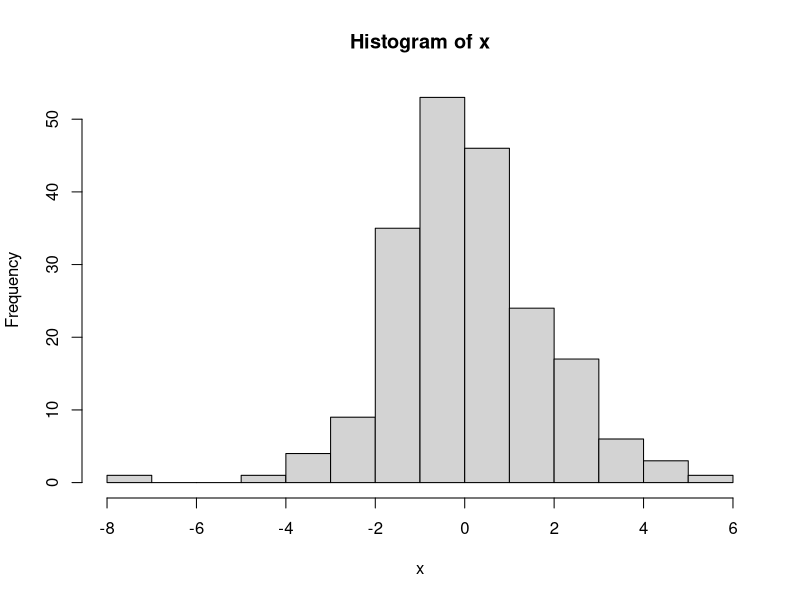
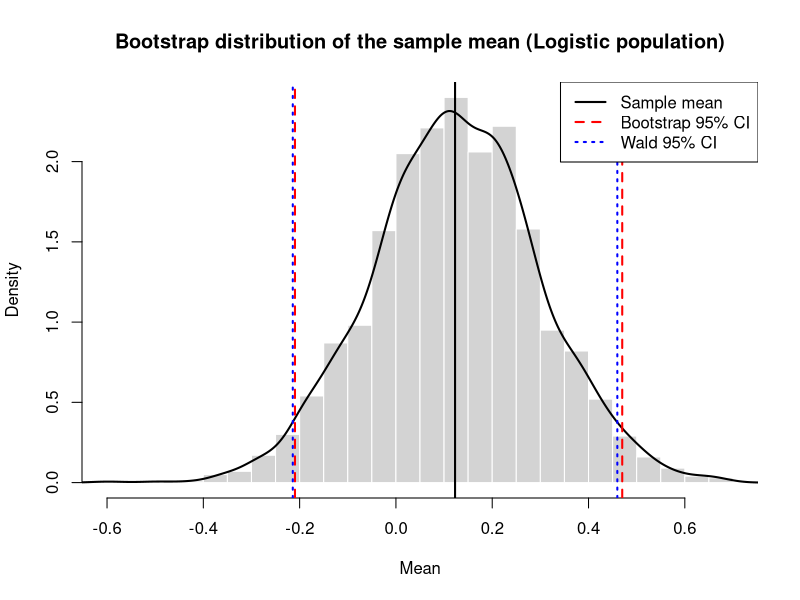

Write R code to recreate these figures, in order.
## ---- chunk 1
# Load necessary library
library(stats)

# Step 1: Generate random numbers from a logistic distribution
set.seed(123)  # For reproducibility
n <- 200
true_mu <- 0
true_s <- 1

# Logistic random variables
x <- rlogis(n, location = true_mu, scale = true_s)

# View
hist(x)
## ---- chunk 2
# Estimate mean and scale
mu_hat <- mean(x)
s_hat  <- sd(x) * sqrt(3)/pi   # approximate logistic scale from SD

# Variance of the sample mean using logistic formula
var_mu <- (pi^2 * s_hat^2) / (3 * n)  # Var(mean) = Var(X)/n
se_mu  <- sqrt(var_mu)

# 95% Wald CI
z <- qnorm(0.975)
ci_wald <- mu_hat + c(-1,1) * z * se_mu
ci_wald
## ---- chunk 3
set.seed(123)
B <- 1000  # number of bootstrap samples
mu_boot <- replicate(B, {
  xb <- sample(x, replace = TRUE)
  mean(xb)
})

# 95% percentile bootstrap CI
ci_boot <- quantile(mu_boot, probs = c(0.025, 0.975))
ci_boot
## ---- chunk 4
# libraries
library(ggplot2)
library(dplyr)

# Bootstrap CIs for the mean under a Logistic(mu, s) population
# Compare Normal (Wald) CI vs Percentile Bootstrap CI

set.seed(0)

# --- Population (for simulation) ---
mu <- 0
s <- 1                  # Logistic location & scale
n <- 80                 # sample size

# Simulate logistic via inverse-CDF (same as MATLAB)
u <- runif(n)
X <- mu + s * log(u / (1 - u))
# Alternatively, could use: X <- rlogis(n, location = mu, scale = s)

# --- Point estimate and asymptotic (normal/Wald) CI ---
xbar <- mean(X)
s_hat <- sqrt(var(X) * 3 / pi^2)   # plug-in estimator for logistic scale
z <- qnorm(0.975)

ci_wald <- c(
  xbar - z * sqrt((pi^2 * s_hat^2) / (3 * n)),
  xbar + z * sqrt((pi^2 * s_hat^2) / (3 * n))
)

# --- Bootstrap percentile CI ---
B <- 2000
boot_means <- numeric(B)

for (b in 1:B) {
  Xb <- sample(X, size = n, replace = TRUE)
  boot_means[b] <- mean(Xb)
}

ci_boot <- quantile(boot_means, probs = c(0.025, 0.975))

# --- Display results ---
cat(sprintf("Sample mean      = %.4f\n", xbar))
cat(sprintf("Normal (Wald) CI = [%.4f, %.4f]\n", ci_wald[1], ci_wald[2]))
cat(sprintf("Percentile CI    = [%.4f, %.4f]\n", ci_boot[1], ci_boot[2]))

# --- Compare widths ---
width_wald <- diff(ci_wald)
width_boot <- diff(ci_boot)
cat(sprintf("Wald width       = %.4f\n", width_wald))
cat(sprintf("Bootstrap width  = %.4f\n", width_boot))

# --- Plot ---
hist(boot_means, breaks = 40, freq = FALSE,
     main = "Bootstrap distribution of the sample mean (Logistic population)",
     xlab = "Mean", col = "lightgray", border = "white")

# Add density curve
lines(density(boot_means), col = "black", lwd = 2)

# Add reference lines
abline(v = xbar, col = "black", lwd = 2)                 # sample mean
abline(v = ci_boot, col = "red", lty = 2, lwd = 2)       # bootstrap CI
abline(v = ci_wald, col = "blue", lty = 3, lwd = 2)      # normal (Wald) CI

legend("topright",
       legend = c("Sample mean", "Bootstrap 95% CI", "Wald 95% CI"),
       col = c("black", "red", "blue"),
       lty = c(1, 2, 3),
       lwd = 2)

